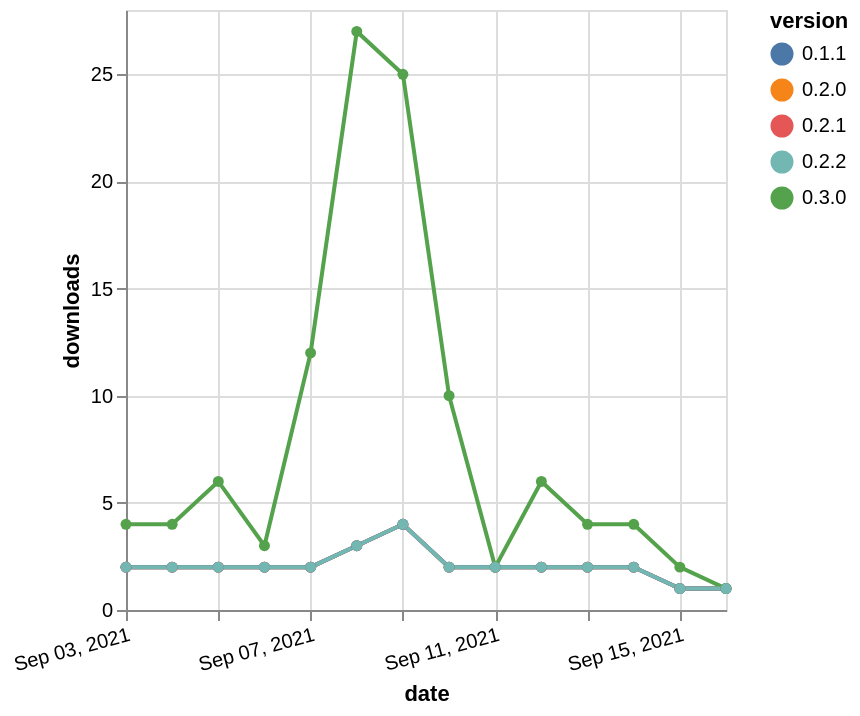

Specify this chart in Vega-Lite:
### Vega-Lite specification from a JSON file in a GitHub repository (floating-point values rounded to 4 significant figures)
{"$schema": "https://vega.github.io/schema/vega-lite/v5.json", "description": "A simple bar chart with embedded data.", "data": {"values": [{"date": "2021-09-03", "total": 2427, "delta": 2, "version": "0.2.0"}, {"date": "2021-09-04", "total": 2429, "delta": 2, "version": "0.2.0"}, {"date": "2021-09-05", "total": 2431, "delta": 2, "version": "0.2.0"}, {"date": "2021-09-06", "total": 2433, "delta": 2, "version": "0.2.0"}, {"date": "2021-09-07", "total": 2435, "delta": 2, "version": "0.2.0"}, {"date": "2021-09-08", "total": 2438, "delta": 3, "version": "0.2.0"}, {"date": "2021-09-09", "total": 2442, "delta": 4, "version": "0.2.0"}, {"date": "2021-09-10", "total": 2444, "delta": 2, "version": "0.2.0"}, {"date": "2021-09-11", "total": 2446, "delta": 2, "version": "0.2.0"}, {"date": "2021-09-12", "total": 2448, "delta": 2, "version": "0.2.0"}, {"date": "2021-09-13", "total": 2450, "delta": 2, "version": "0.2.0"}, {"date": "2021-09-14", "total": 2452, "delta": 2, "version": "0.2.0"}, {"date": "2021-09-15", "total": 2453, "delta": 1, "version": "0.2.0"}, {"date": "2021-09-16", "total": 2454, "delta": 1, "version": "0.2.0"}, {"date": "2021-09-03", "total": 2231, "delta": 2, "version": "0.2.1"}, {"date": "2021-09-04", "total": 2233, "delta": 2, "version": "0.2.1"}, {"date": "2021-09-05", "total": 2235, "delta": 2, "version": "0.2.1"}, {"date": "2021-09-06", "total": 2237, "delta": 2, "version": "0.2.1"}, {"date": "2021-09-07", "total": 2239, "delta": 2, "version": "0.2.1"}, {"date": "2021-09-08", "total": 2242, "delta": 3, "version": "0.2.1"}, {"date": "2021-09-09", "total": 2246, "delta": 4, "version": "0.2.1"}, {"date": "2021-09-10", "total": 2248, "delta": 2, "version": "0.2.1"}, {"date": "2021-09-11", "total": 2250, "delta": 2, "version": "0.2.1"}, {"date": "2021-09-12", "total": 2252, "delta": 2, "version": "0.2.1"}, {"date": "2021-09-13", "total": 2254, "delta": 2, "version": "0.2.1"}, {"date": "2021-09-14", "total": 2256, "delta": 2, "version": "0.2.1"}, {"date": "2021-09-15", "total": 2257, "delta": 1, "version": "0.2.1"}, {"date": "2021-09-16", "total": 2258, "delta": 1, "version": "0.2.1"}, {"date": "2021-09-03", "total": 2377, "delta": 2, "version": "0.1.1"}, {"date": "2021-09-04", "total": 2379, "delta": 2, "version": "0.1.1"}, {"date": "2021-09-05", "total": 2381, "delta": 2, "version": "0.1.1"}, {"date": "2021-09-06", "total": 2383, "delta": 2, "version": "0.1.1"}, {"date": "2021-09-07", "total": 2385, "delta": 2, "version": "0.1.1"}, {"date": "2021-09-08", "total": 2388, "delta": 3, "version": "0.1.1"}, {"date": "2021-09-09", "total": 2392, "delta": 4, "version": "0.1.1"}, {"date": "2021-09-10", "total": 2394, "delta": 2, "version": "0.1.1"}, {"date": "2021-09-11", "total": 2396, "delta": 2, "version": "0.1.1"}, {"date": "2021-09-12", "total": 2398, "delta": 2, "version": "0.1.1"}, {"date": "2021-09-13", "total": 2400, "delta": 2, "version": "0.1.1"}, {"date": "2021-09-14", "total": 2402, "delta": 2, "version": "0.1.1"}, {"date": "2021-09-15", "total": 2403, "delta": 1, "version": "0.1.1"}, {"date": "2021-09-16", "total": 2404, "delta": 1, "version": "0.1.1"}, {"date": "2021-09-03", "total": 3496, "delta": 4, "version": "0.3.0"}, {"date": "2021-09-04", "total": 3500, "delta": 4, "version": "0.3.0"}, {"date": "2021-09-05", "total": 3506, "delta": 6, "version": "0.3.0"}, {"date": "2021-09-06", "total": 3509, "delta": 3, "version": "0.3.0"}, {"date": "2021-09-07", "total": 3521, "delta": 12, "version": "0.3.0"}, {"date": "2021-09-08", "total": 3548, "delta": 27, "version": "0.3.0"}, {"date": "2021-09-09", "total": 3573, "delta": 25, "version": "0.3.0"}, {"date": "2021-09-10", "total": 3583, "delta": 10, "version": "0.3.0"}, {"date": "2021-09-11", "total": 3585, "delta": 2, "version": "0.3.0"}, {"date": "2021-09-12", "total": 3591, "delta": 6, "version": "0.3.0"}, {"date": "2021-09-13", "total": 3595, "delta": 4, "version": "0.3.0"}, {"date": "2021-09-14", "total": 3599, "delta": 4, "version": "0.3.0"}, {"date": "2021-09-15", "total": 3601, "delta": 2, "version": "0.3.0"}, {"date": "2021-09-16", "total": 3602, "delta": 1, "version": "0.3.0"}, {"date": "2021-09-03", "total": 2349, "delta": 2, "version": "0.2.2"}, {"date": "2021-09-04", "total": 2351, "delta": 2, "version": "0.2.2"}, {"date": "2021-09-05", "total": 2353, "delta": 2, "version": "0.2.2"}, {"date": "2021-09-06", "total": 2355, "delta": 2, "version": "0.2.2"}, {"date": "2021-09-07", "total": 2357, "delta": 2, "version": "0.2.2"}, {"date": "2021-09-08", "total": 2360, "delta": 3, "version": "0.2.2"}, {"date": "2021-09-09", "total": 2364, "delta": 4, "version": "0.2.2"}, {"date": "2021-09-10", "total": 2366, "delta": 2, "version": "0.2.2"}, {"date": "2021-09-11", "total": 2368, "delta": 2, "version": "0.2.2"}, {"date": "2021-09-12", "total": 2370, "delta": 2, "version": "0.2.2"}, {"date": "2021-09-13", "total": 2372, "delta": 2, "version": "0.2.2"}, {"date": "2021-09-14", "total": 2374, "delta": 2, "version": "0.2.2"}, {"date": "2021-09-15", "total": 2375, "delta": 1, "version": "0.2.2"}, {"date": "2021-09-16", "total": 2376, "delta": 1, "version": "0.2.2"}]}, "width": "container", "mark": {"type": "line", "point": {"filled": true}}, "encoding": {"x": {"field": "date", "type": "temporal", "timeUnit": "yearmonthdate", "title": "date", "axis": {"labelAngle": -15}}, "y": {"field": "delta", "type": "quantitative", "title": "downloads"}, "color": {"field": "version", "type": "nominal"}, "tooltip": {"field": "delta"}}}
